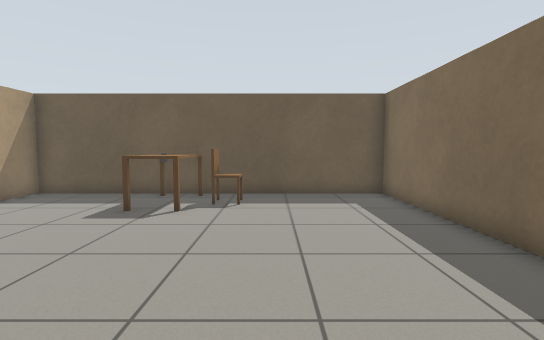
view 1 (above)

16 first-person views from a walk through a world built for the Gazebo simulator. The camera is 0.9 m above the floor, tilts 4° down and sees 85° across. The floor is counted in squares, 0.5 m on a side. Each view is taken from the middle of a square. On the plan, view 1 faces up. The plan holds only what a view shows up to about 16 squares ahead; the rest is blank. Robots are left out. Simple shapes stand in for some stock models. Some surface patterns are stand-ins.

view 2
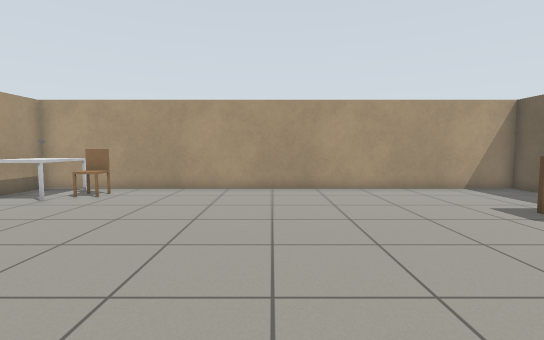

view 3
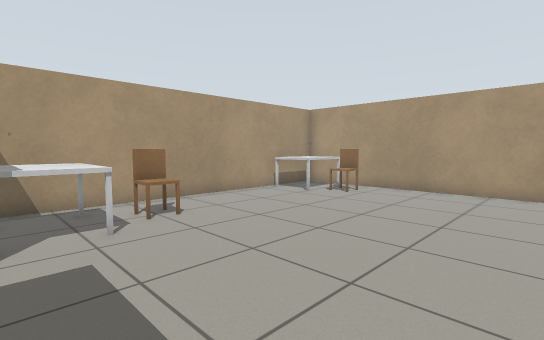

view 4
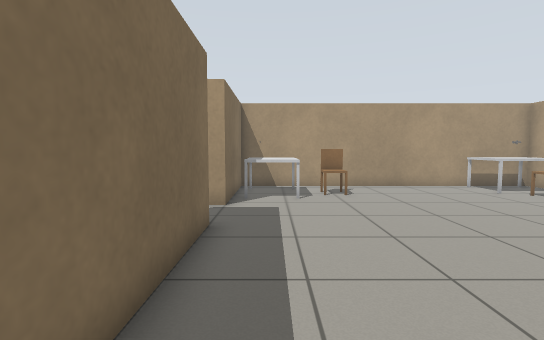

view 5
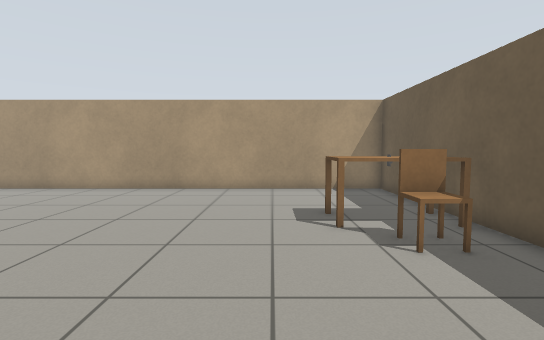

view 6
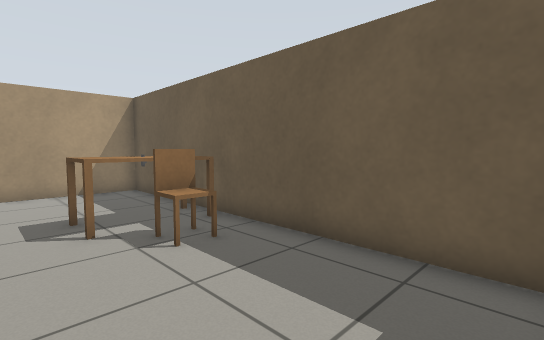

view 7
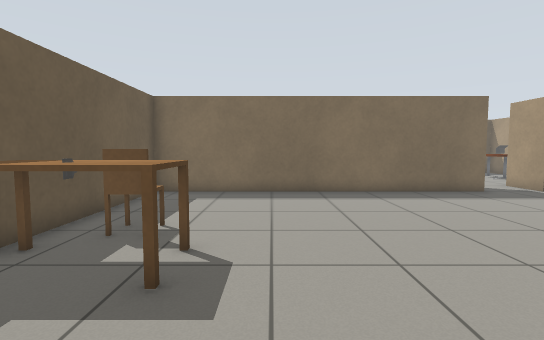

view 8
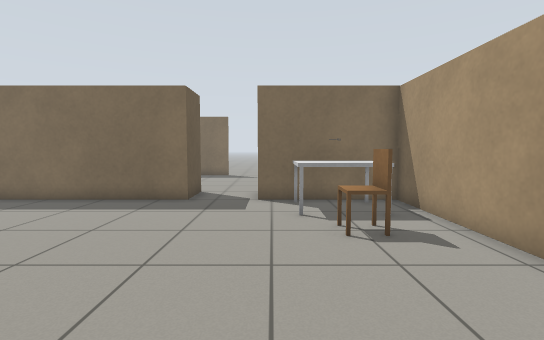

view 9
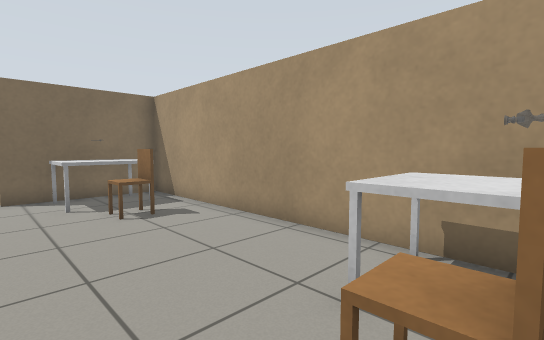

view 10
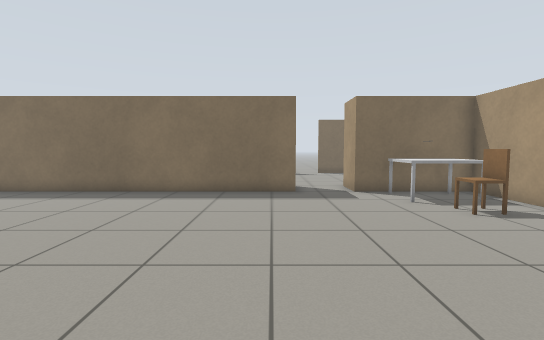

view 11
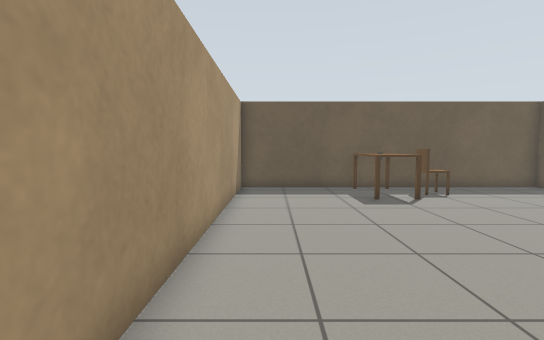

view 12
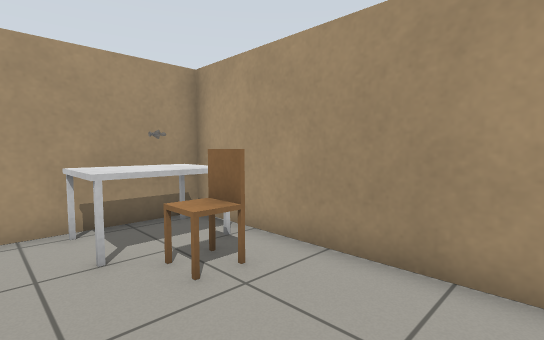

view 13
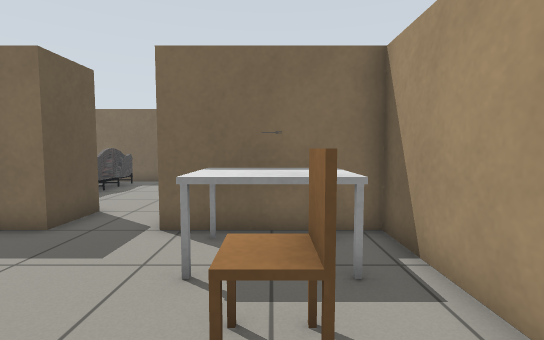

view 14
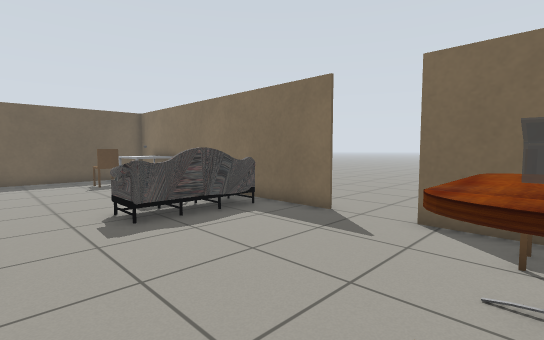

view 15
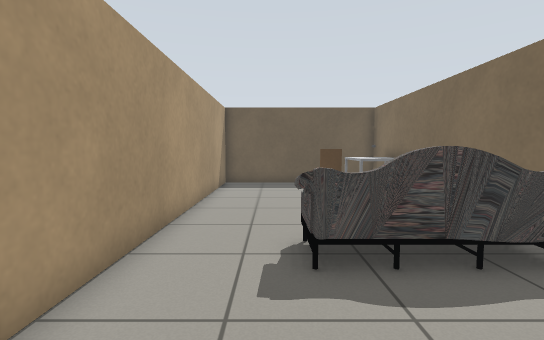

view 16
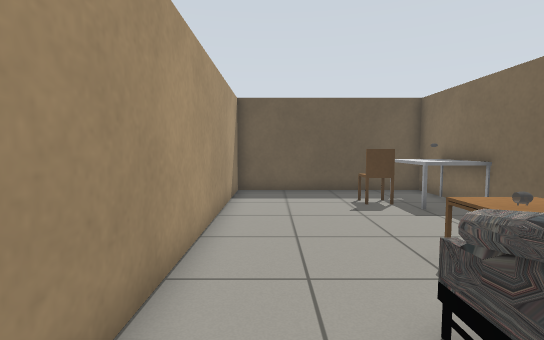

### Floor plan
Points are (right, up) in squares from view 1. A wall is a line through its corners. A room is listed if a view was taken in it or the views show most of it. See-through windows are left out.
Room 1 (views 1, 2, 3, 4, 5, 6, 7, 8, 9, 10, 11, 12, 13)
walls: (6.5, -2) (4.5, -2) (4.5, 12) (-9.4, 12) (-9.4, -7); (4.5, -6) (4.5, -4.5) (6.5, -4.5); (-6.4, -9.5) (4.5, -9.5) (4.5, -8)
low walls: (2, -8.4) (2, -5.7) (4, -5.7); (-8.9, -7) (-6.2, -7) (-6.2, -9)
ways out: opening at (5.5, -3.5) to room 2
objects: chair (-8, -6) to (-7, -6); table (-4, 9) to (-3, 11); chair (-2, 10) to (-1, 10); chair (0, -7) to (1, -7)
Room 2 (views 14, 15, 16)
walls: (14.5, -2.1) (14.5, 12) (6.5, 12) (6.5, -1.4); (14.5, -6.6) (14.5, -4.5)
low walls: (14.5, 7.7) (12.5, 7.7) (12.5, 10.2)
ways out: opening at (5.5, -3.5) to room 1
objects: table (9, -7) to (12, -6); sofa (10, 1) to (13, 1); chair (11, 9) to (12, 9); coffee table (12, 3); chair (13, -7) to (14, -7)

Where each view was taken, in squares from view 1:
view 1: 0 up, 0 right, facing up
view 2: 1 up, 4 right, facing left
view 3: 1 up, 4 right, facing down-left
view 4: 5 up, 3 right, facing down
view 5: 7 up, 4 right, facing left
view 6: 7 up, 4 right, facing up-left
view 7: 7 up, 8 left, facing right
view 8: 5 down, 6 left, facing right
view 9: 4 down, 8 left, facing down-right
view 10: 1 down, 8 left, facing right
view 11: 2 down, 8 left, facing up
view 12: 2 down, 5 left, facing down-left
view 13: 7 down, 2 left, facing right
view 14: 7 down, 7 right, facing up-right
view 15: 4 down, 9 right, facing up
view 16: 1 down, 8 right, facing up
